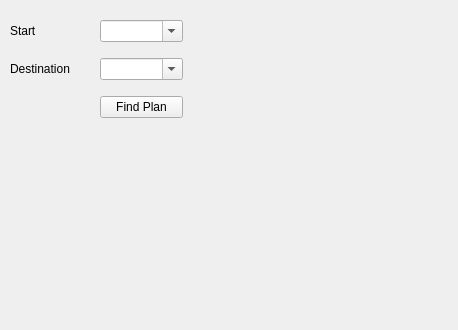
<?xml version="1.0" encoding="UTF-8"?>
<ui version="4.0">
 <class>Form</class>
 <widget class="QWidget" name="Form">
  <property name="geometry">
   <rect>
    <x>0</x>
    <y>0</y>
    <width>458</width>
    <height>330</height>
   </rect>
  </property>
  <property name="windowTitle">
   <string>Navigation Planner</string>
  </property>
  <widget class="QWidget" name="gridLayoutWidget">
   <property name="geometry">
    <rect>
     <x>10</x>
     <y>10</y>
     <width>173</width>
     <height>118</height>
    </rect>
   </property>
   <layout class="QGridLayout" name="gridLayout">
    <item row="1" column="1">
     <widget class="QComboBox" name="comboBoxDestination">
      <property name="editable">
       <bool>true</bool>
      </property>
     </widget>
    </item>
    <item row="0" column="1">
     <widget class="QComboBox" name="comboBoxStart">
      <property name="layoutDirection">
       <enum>Qt::LeftToRight</enum>
      </property>
      <property name="editable">
       <bool>true</bool>
      </property>
     </widget>
    </item>
    <item row="2" column="1">
     <widget class="QPushButton" name="buttonFindPlan">
      <property name="text">
       <string>Find Plan</string>
      </property>
     </widget>
    </item>
    <item row="1" column="0">
     <widget class="QLabel" name="labelDestination">
      <property name="text">
       <string>Destination</string>
      </property>
     </widget>
    </item>
    <item row="0" column="0">
     <widget class="QLabel" name="labelStart">
      <property name="text">
       <string>Start</string>
      </property>
     </widget>
    </item>
   </layout>
  </widget>
 </widget>
 <resources/>
 <connections/>
</ui>
